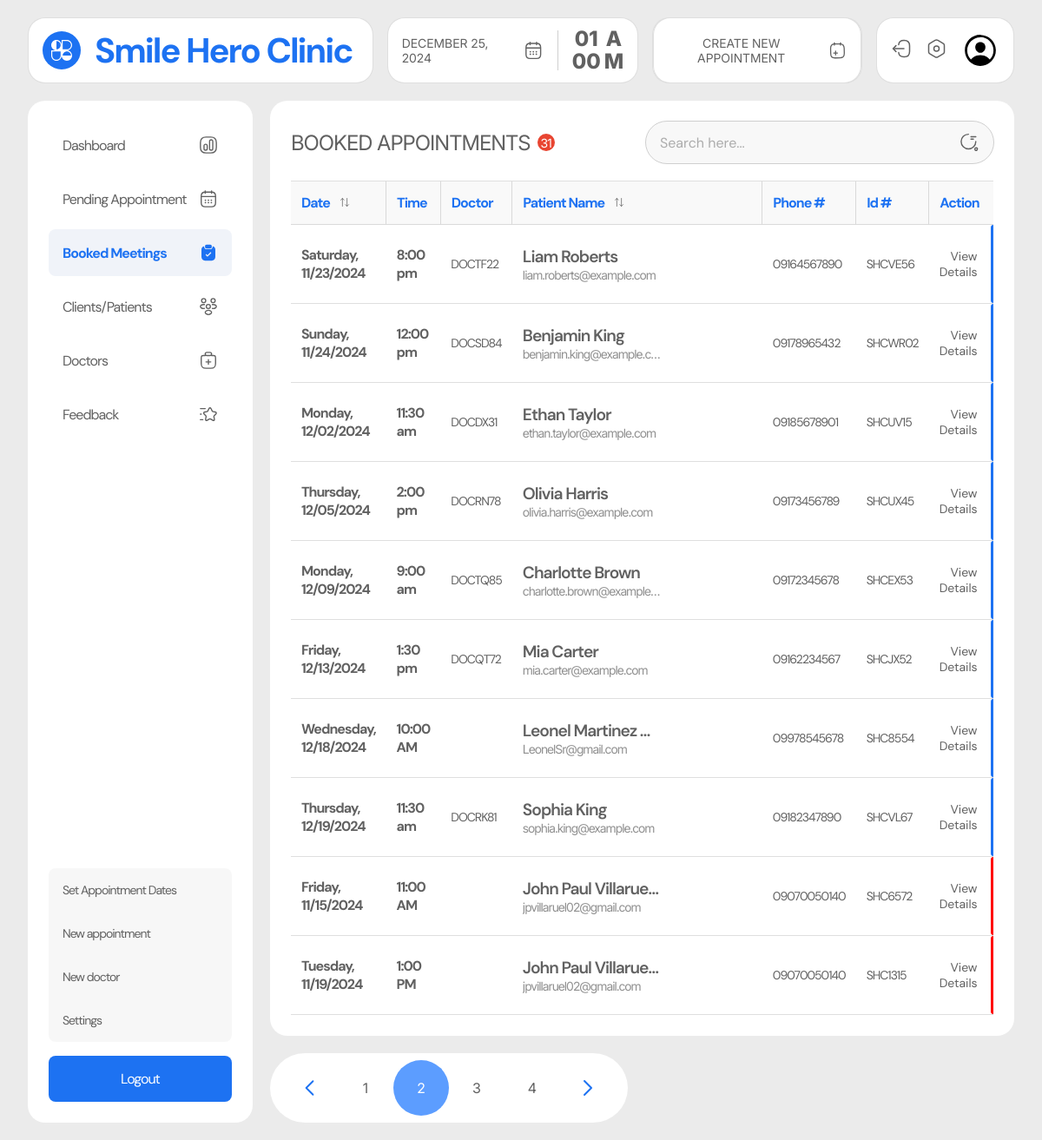
The app's page /admin/booked.php?page=2 (signed in), older data.
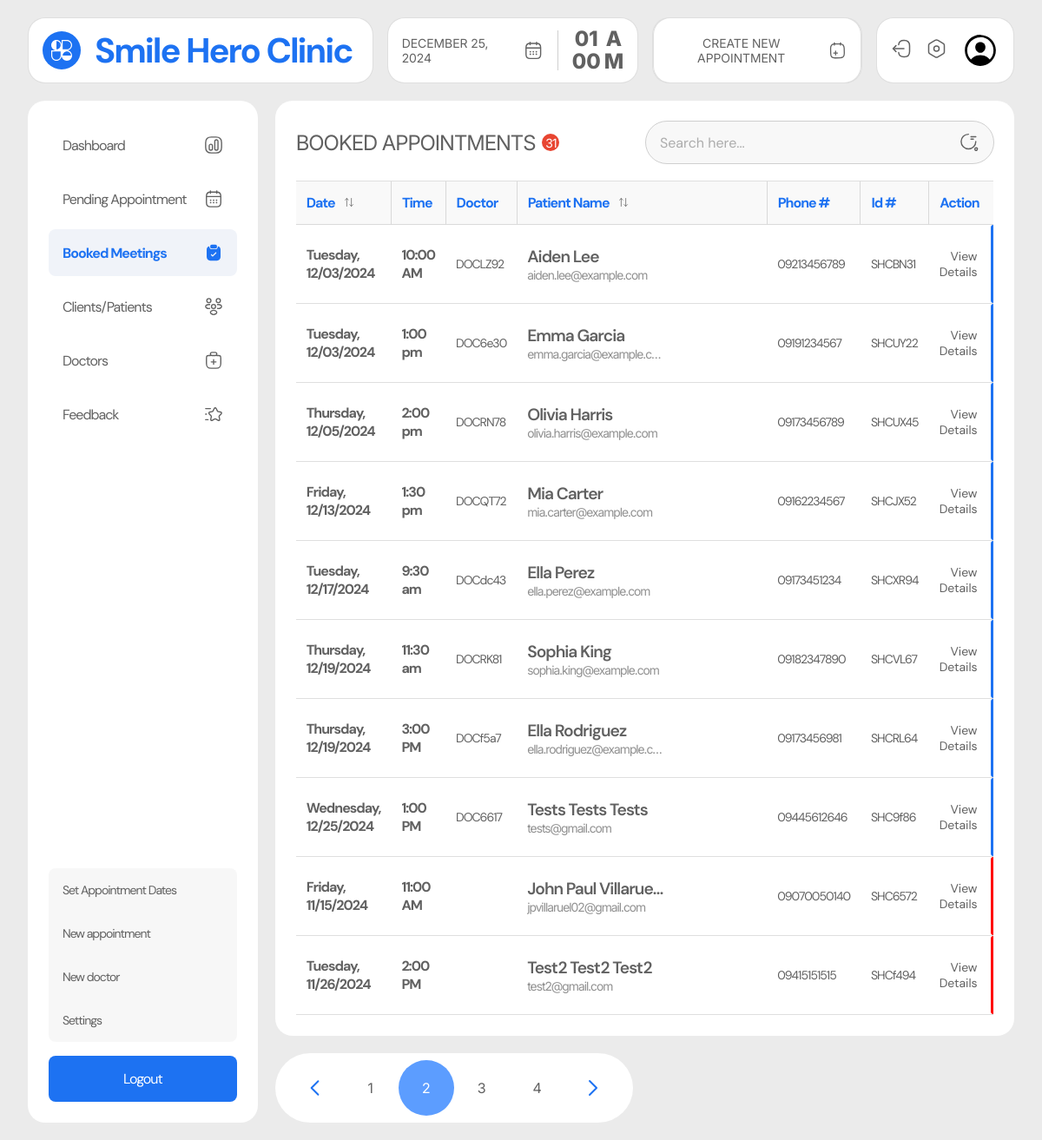
The same page, newer data.
### tables this page shows
CREATE TABLE `appointments` (
  `user_id` varchar(100) NOT NULL,
  `doctor_id` varchar(100) DEFAULT NULL,
  `appointment_id` varchar(20) NOT NULL,
  `label` varchar(100) NOT NULL,
  `name` varchar(255) NOT NULL,
  `email` varchar(255) NOT NULL,
  `contact` varchar(30) NOT NULL,
  `message` text NOT NULL,
  `date` varchar(30) NOT NULL,
  `time` varchar(30) NOT NULL,
  `service` varchar(100) NOT NULL,
  `location` varchar(100) NOT NULL,
  `status` varchar(50) NOT NULL,
  `created_at` datetime NOT NULL
);

### admin/booked.php (the view, shortened to what the changed rows need)
<?php
require_once '../includes/dbh.inc.php';
require_once './includes/pagination.php';
$limit = 10;
$page = isset($_GET['page']) ? (int)$_GET['page'] : 1;
$start = ($page - 1) * $limit;
$totalQuery = "SELECT COUNT(*) AS total FROM appointments WHERE status = 'accepted' OR status = 'completed' ";
$totalResult = $conn->query($totalQuery);
$totalRow = $totalResult->fetch_assoc();
$totalRecords = $totalRow['total'];
$query = "SELECT * FROM appointments WHERE status = 'accepted' OR status = 'completed' OR  status = 'canceled' OR status = 'missed' ORDER BY status, date, time ASC LIMIT $start, $limit";
$result = $conn->query($query);
$users = [];
if ($result->num_rows > 0) {
  while ($row = $result->fetch_assoc()) {
    $users[] = $row;
  }
}
$totalPages = ceil($totalRecords / $limit);
?>
<!DOCTYPE html>
<html lang="en">
<head>
  <link rel="stylesheet" href="../src/dist/styles.css" />
</head>
<body class="admin__page">
  <main class="admin__main">
    <?php include("includes/nav.php"); ?>
     <section class="admin__content">
      <div class="booked__container">
        <div class="booked-appointments__table">
          <div class="table-heading__container">
            <h1 class="table-heading">booked appointments <span class="table-item-count"><?php echo $totalRecords ?></span></h1>
          </div>
          <table>
            <thead>
              <tr>
                <th>
                  date
                  <div class="dropdown-container">
                    <button class="filter-btn">
                    </button>
                  </div>
                </th>
                <th>
                  time
                </th>
                <th>doctor</th>
                <th>
                  patient name
                  <div class="dropdown-container">
                    <button class="filter-btn">
                    </button>
                  </div>
                </th>
                <th>phone #</th>
                <th>id #</th>
                <th>action</th>
              </tr>
            </thead>
            <tbody id="items">
              <?php foreach ($users as $user){?>
              <tr class="item-row appointment-row"
                data-date="<?php echo date('Y-m-d', strtotime($user['date'])); ?>">
                <td class="patient-cell date" data-date="<?php echo $user['date'] ?>">
                  <?php echo date('l, m/d/Y', strtotime($user['date'])); ?>
                </td>
                <td class="patient-cell time">
                  <?php echo $user['time']; ?>
                </td>
                <td class="patient-cell doctor">
                  <?php echo $user['doctor_id']; ?>
                </td>
                <td class="patient-cell name-email" data-label="<?php echo $user['label'] ?>">
                  <p class="patient-name" title="<?php echo $user['name']; ?>">
                    <?php echo $user['name']; ?>
                  </p>
                  <p class="patient-email" title="<?php echo $user['email']; ?>">
                    <?php echo $user['email']; ?>
                  </p>
                </td>
                <td class="patient-cell phone">
                  <?php echo $user['contact']; ?>
                </td>
                <td class="patient-cell apt-id">
                  <?php echo $user['appointment_id']; ?>
                </td>
                <?php
                $bgColor = '';
                  switch ($user['status']) {
                    case 'accepted':
                      $bgColor = '#1d72f2';
                      break;
                    case 'canceled':
                      $bgColor = 'red';
                      break;
                  }
                ?>
                <td class="patient-cell action" data-status="<?php echo $user['status']; ?>">
                  <button type="button">
                    <a href="appointment-details.php?aptId=<?php echo $user['appointment_id'] ?>">
                      View Details
                    </a>
                  </button>
                  <div class="identifier" style=" background-color:<?php echo $bgColor ?>; "></div>
                </td>
              </tr>
              <?php } ?>
            </tbody>
          </table>
        </div>
        <?php renderPagination($page, $totalPages) ?>
      </div>
    </section>
  </main>
</body>
</html>

### admin/includes/pagination.php (shortened to what the changed rows need)
<?php
function renderPagination($currentPage, $totalPages) {
    echo '<div class="pagination">
            <div class="container">';
    if ($currentPage > 1) {
        echo '<a href="?page=' . ($currentPage - 1) . '" class="button icon">
                <svg width="33" height="33" viewBox="0 0 33 33" fill="none" xmlns="http://www.w3.org/2000/svg">
                  <path d="M20.0163 8.00655L12.0098 16.0131L20.0163 24.0197" stroke="#1D72F2" stroke-width="2" stroke-linecap="round" stroke-linejoin="round"/>
                </svg>
              </a>';
    }
    for ($i = 1; $i <= $totalPages; $i++) {
        $activeClass = $i == $currentPage ? 'active-page' : '';
        echo '<a href="?page=' . $i . '" class="button ' . $activeClass . '">' . $i . '</a>';
    }
    if ($currentPage < $totalPages) {
        echo '<a href="?page=' . ($currentPage + 1) . '" class="button icon">
                <svg width="32" height="32" viewBox="0 0 32 32" fill="none" xmlns="http://www.w3.org/2000/svg">
                  <path d="M12.036 8.00655L20.0426 16.0131L12.036 24.0197" stroke="#1D72F2" stroke-width="2" stroke-linecap="round" stroke-linejoin="round"/>
                </svg>
              </a>';
    }
    echo '</div>
    </div>';
}

Row changes from the older to the newer data that the page shows:
no longer on this page (row unchanged): appointments: date "Saturday, 11/23/2024", time "8:00 pm", doctor "DOCTF22", name "Liam Roberts", email "liam.roberts@example.com", contact "09164567890", appointment_id "SHCVE56"
no longer on this page (row edited): appointments: date "Sunday, 11/24/2024", time "12:00 pm", doctor "DOCSD84", name "Benjamin King", email "benjamin.king@example.c…", contact "09178965432", appointment_id "SHCWR02"
no longer on this page (row unchanged): appointments: date "Monday, 12/02/2024", time "11:30 am", doctor "DOCDX31", name "Ethan Taylor", email "ethan.taylor@example.com", contact "09185678901", appointment_id "SHCUV15"
no longer on this page (row edited): appointments: date "Monday, 12/09/2024", time "9:00 am", doctor "DOCTQ85", name "Charlotte Brown", email "charlotte.brown@example…", contact "09172345678", appointment_id "SHCEX53"
no longer on this page (row edited): appointments: date "Wednesday, 12/18/2024", time "10:00 AM", name "Leonel Martinez C…", email "LeonelSr@gmail.com", contact "09978545678", appointment_id "SHC8554"
no longer on this page (row edited): appointments: date "Tuesday, 11/19/2024", time "1:00 PM", name "John Paul Villaruel…", email "jpvillaruel02@gmail.com", contact "09070050140", appointment_id "SHC1315"
now on this page (row edited): appointments: date "Tuesday, 12/03/2024", time "10:00 AM", doctor "DOCLZ92", name "Aiden Lee", email "aiden.lee@example.com", contact "09213456789", appointment_id "SHCBN31"
now on this page (row edited): appointments: date "Tuesday, 12/03/2024", time "1:00 pm", doctor "DOC6e30", name "Emma Garcia", email "emma.garcia@example.com", contact "09191234567", appointment_id "SHCUY22"
now on this page (row edited): appointments: date "Tuesday, 12/17/2024", time "9:30 am", doctor "DOCdc43", name "Ella Perez", email "ella.perez@example.com", contact "09173451234", appointment_id "SHCXR94"
now on this page (row edited): appointments: date "Thursday, 12/19/2024", time "3:00 PM", doctor "DOCf5a7", name "Ella Rodriguez", email "ella.rodriguez@example.c…", contact "09173456981", appointment_id "SHCRL64"
added appointments: date "Wednesday, 12/25/2024", time "1:00 PM", doctor "DOC6617", name "Tests Tests Tests", email "tests@gmail.com", contact "09445612646", appointment_id "SHC9f86"
added appointments: date "Tuesday, 11/26/2024", time "2:00 PM", name "Test2 Test2 Test2", email "test2@gmail.com", contact "09415151515", appointment_id "SHCf494"
